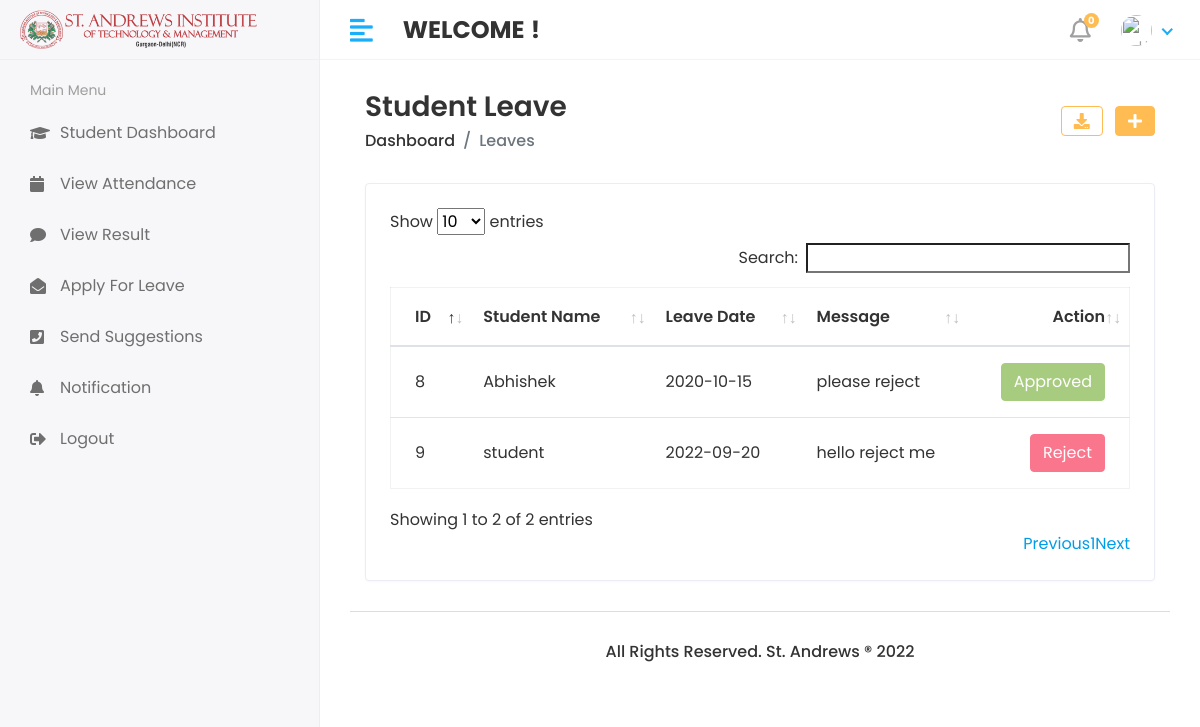
Screenshot of /hod/student/applied/Leave with the database file from the repository.
### work/models.py (models this page shows, shortened)
class Student_leave(models.Model):
    student_id = models.ForeignKey(Student,on_delete=models.CASCADE)
    date = models.CharField(max_length=100)
    message = models.TextField()
    status = models.IntegerField(default=0)
    created_at = models.DateTimeField(auto_now=True)
    updated_at = models.DateTimeField(auto_now=True)

class Student(models.Model):
    admin = models.OneToOneField(CustomUser,on_delete=models.CASCADE)
    address = models.TextField()
    gender = models.CharField(max_length=100)
    course_id = models.ForeignKey(Course, on_delete=models.DO_NOTHING)
    session_year_id = models.ForeignKey(Session_Year, on_delete=models.DO_NOTHING)
    created_at = models.DateTimeField(auto_now_add=True)
    updated_at = models.DateTimeField(auto_now_add=True)

class CustomUser(AbstractUser):
    USER = (
        (1, 'HOD'),
        (2, 'STAFF'),
        (3, 'STUDENT'),
    )
    user_type = models.CharField(choices=USER, max_length=50, default=1)
    profile_pic = models.ImageField(upload_to='media/profile_pic')

### student_management_system/hod_views.py (the view)
# urls.py: path('hod/student/applied/Leave',hod_views.STUDENT_LEAVE_STATUS,name='student_leave_View'),
def STUDENT_LEAVE_STATUS(request):
    student_leave = Student_leave.objects.all()
    context = {
        'student_leave':student_leave,
    }
    return render(request,'hod/student_leave.html',context)

### template/hod/student_leave.html (shortened to what this page needs)
{% extends 'base.html' %}
{% block content%}
    <div class="content container-fluid">
               <div class="page-header">
                  <div class="row align-items-center">
                     <div class="col">
                        <h3 class="page-title">Student Leave</h3>
                        <ul class="breadcrumb">
                           <li class="breadcrumb-item"><a href="{% url 'hod_home' %}">Dashboard</a></li>
                           <li class="breadcrumb-item active">Leaves</li>
                        </ul>
                     </div>
                     <div class="col-auto text-right float-right ml-auto">
                        <a href="#" class="btn btn-outline-primary mr-2"><i class="fas fa-download"></i></a>
                        <a href="add-student.html" class="btn btn-primary"><i class="fas fa-plus"></i></a>
                     </div>
                  </div>
               </div>
               <div class="row">
                  <div class="col-sm-12">
                     <div class="card card-table">
                        <div class="card-body">
                           <div class="table-responsive">
                              <table id="table_id" class="table table-hover table-center mb-0 datatable">
                                 <thead>
                                    <tr>
                                       <th>ID</th>
                                       <th>Student Name</th>
                                       <th>Leave Date</th>
                                        <th>Message</th>
                                        <th class="text-right">Action</th>
                                    </tr>
                                 </thead>
                                 <tbody>
                                 {% for i in student_leave %}
                                    <tr>
                                       <td>{{i.id}}</td>
                                       <td>{{i.student_id.admin.first_name}}</td>
                                       <td>{{i.date}}</td>
                                       <td>{{i.message}}</td>
                                       <td class="text-right">
                                          <div class="action">
                                          {% if i.status == 0 %}
                                             <a href="{% url 'student_leave_approved' i.id %}" class="btn btn-success">Approved</a>
                                             <a href="{% url 'student_leave_disapproved' i.id %}" class="btn btn-danger">Reject</a>
                                             {% elif i.status == 1 %}
                                             <button class="btn btn-success" disabled="disabled">Approved</button>
                                             {% else %}
                                             <button class="btn btn-danger" disabled="disabled">Reject</button>
                                           {% endif %}
                                          </div>
                                       </td>
                                    </tr>
                                 {% endfor  %}
                                 </tbody>
                              </table>
                           </div>
                        </div>
                     </div>
                  </div>
               </div>
            </div>
{% endblock %}

### static/assets/css/style.css (style rules this page uses)
html { height: 100%; }
body { background-color: #fff; color: #333; font-family: 'Poppins', sans-serif; font-size: 1rem; height: 100%; line-height: 1.5; overflow-x: hidden; }
h1, h2, h3, h4, h5, h6 { font-family: 'Poppins', sans-serif; margin-top: 0; }
a { color: #009ce7; }
input, button, a { transition: all 0.4s ease; -moz-transition: all 0.4s ease; -o-transition: all 0.4s ease; -ms-transition: all 0.4s ease; -webkit-transition: all 0.4s ease; }
input, input:focus, button, button:focus { outline: none; }
ul, ol { padding: 0px; list-style: none; }
.table { color: #333; max-width: 100%; margin-bottom: 0; width: 100%; }
.table.dataTable { border-collapse: collapse !important; border: 1px solid rgba(0, 0, 0, 0.05); }
.table thead tr th { font-weight: 600; }
.table tbody tr { border-bottom: 1px solid rgba(0, 0, 0, 0.05); }
.table.table-center td, .table.table-center th { vertical-align: middle; }
.card-table .card-body .table > thead > tr > th { border-top: 0; }
.card-table .card-body .table tr td:first-child, .card-table .card-body .table tr th:first-child { padding-left: 1.5rem; }
.card-table .card-body .table tr td:last-child, .card-table .card-body .table tr th:last-child { padding-right: 1.5rem; }
.card-table .table td, .card-table .table th { border-top: 1px solid #e2e5e8; padding: 1rem 0.75rem; white-space: nowrap; }
.btn-primary { background-color: #FFBC53; border: 1px solid #FFBC53; }
.btn-success { background-color: #7bb13c; border: 1px solid #7bb13c }
.btn-success.disabled, .btn-success:disabled { background-color: #7bb13c; border-color: #7bb13c; color: #fff; }
.btn-danger { background-color: #e84646; border: 1px solid #e84646; }
.btn-danger.disabled, .btn-danger:disabled { background-color: #f62d51; border-color: #f62d51; color: #fff; }
.btn-outline-primary { color: #FFBC53; border-color: #FFBC53; }
.card { border: 1px solid #ececf5; box-shadow: 0 1px 3px 0 rgba(0, 0, 0, 0.03); margin-bottom: 1.875rem; }
.card-body { padding: 1.5rem; }
.page-header { margin-bottom: 1.875rem; }
.page-header .breadcrumb { background-color: transparent; color: #6c757d; font-size: 1rem; font-weight: 500; margin-bottom: 0; padding: 0; }
.page-header .breadcrumb a { color: #333; }
.page-title { font-size: 28px; font-weight: 600; color: #333; margin-bottom: 5px; }

### rows the page displays
Student_leave: id "8", student_id.admin.first_name "Abhishek", date "2020-10-15", message "please reject", status "Approved"
Student_leave: id "9", student_id.admin.first_name "student", date "2022-09-20", message "hello reject me", status "Reject"
